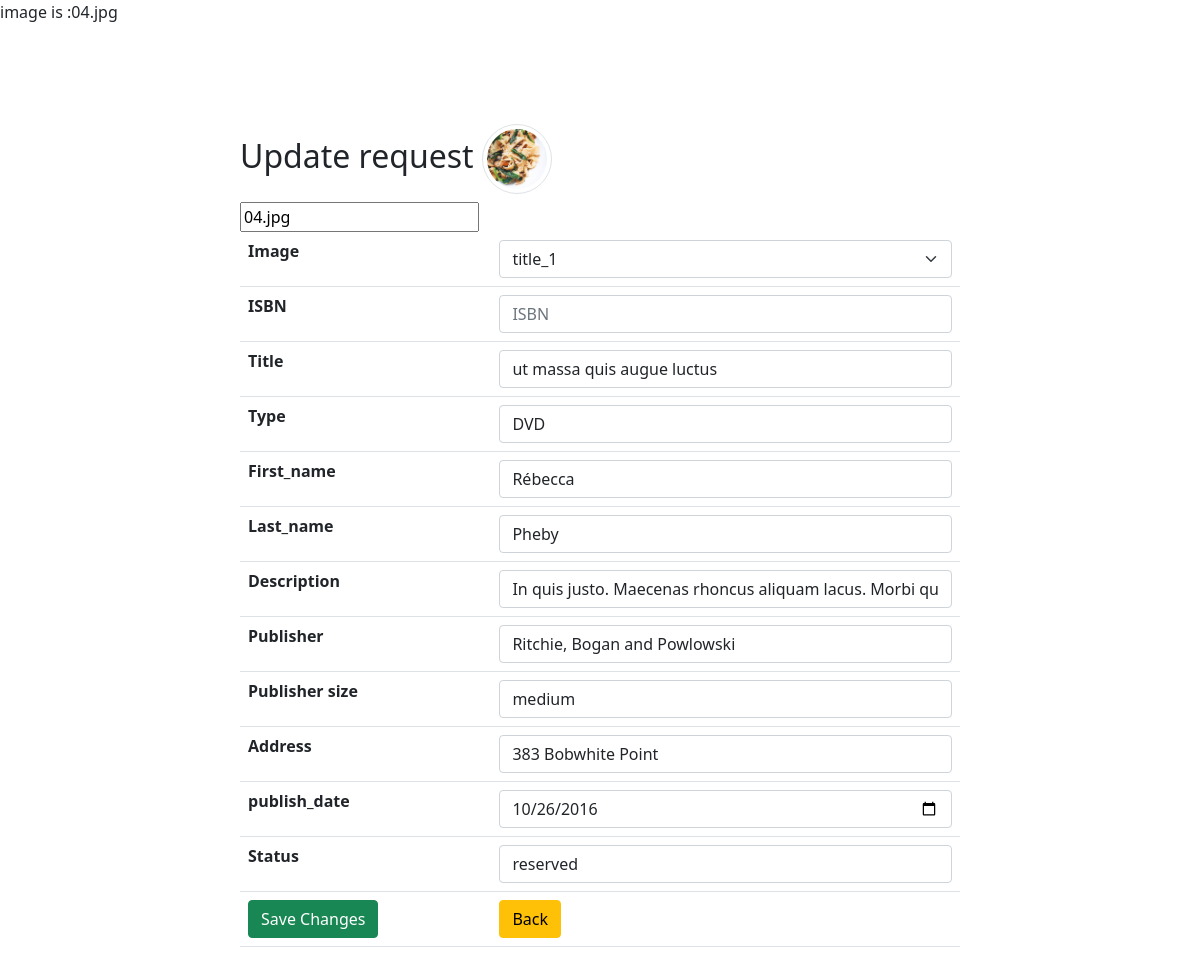
Before: /update.php?id=4 with the older database file.
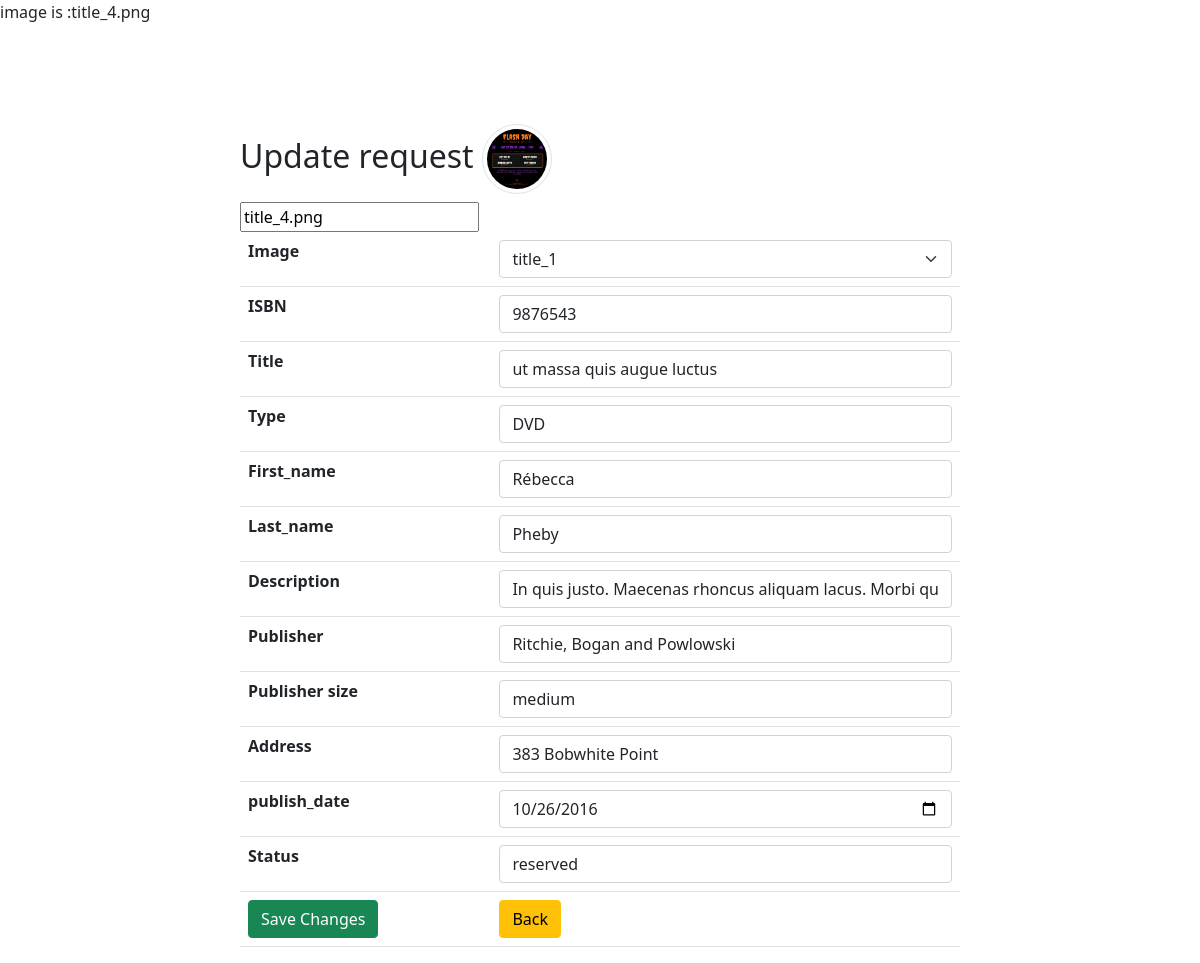
After: the same page with the newer database file.
### tables this page shows
CREATE TABLE `library_table` (
  `id` int(11) NOT NULL,
  `title` text NOT NULL,
  `image` varchar(255) DEFAULT NULL,
  `first_name` varchar(50) NOT NULL,
  `last_name` varchar(50) NOT NULL,
  `ISBN` varchar(50) NOT NULL,
  `description` text DEFAULT NULL,
  `publish_date` date NOT NULL,
  `publisher_name` varchar(50) NOT NULL,
  `type` varchar(4) DEFAULT NULL,
  `publisher_address` varchar(50) DEFAULT NULL,
  `publisher_size` varchar(6) DEFAULT NULL,
  `status` varchar(9) NOT NULL
);

### update.php (the view, shortened to what this page needs)
<?php
require_once 'actions/db_connect.php';
if ($_GET['id']) {
    $id = $_GET['id'];
    $sql = "SELECT * FROM library_table WHERE id = {$id}";
    $result = $connect->query($sql);
    if ($result->num_rows == 1) {
        $data = $result->fetch_assoc();
        $image = $data['image'];
        echo "image is :".$image;
        $title = $data['title'];
        $ISBN = $data['ISBN'];
        $type = $data['type'];
        $first_name = $data['first_name'];
        $last_name = $data['last_name'];
        $description = $data['description'];
        $publish_date = $data['publish_date'];
        $publisher_name = $data['publisher_name'];
        $publisher_size = $data['publisher_size'];
        $publisher_address = $data['publisher_address'];
        $status = $data['status'];
    } else {
        header("location: error.php");
    }
} else {
    header("location: error.php");
}
?>
<!DOCTYPE html>
<html>
    <head>
        <?php require_once 'components/boot.php'?>
    </head>
    <body>
        <fieldset>
            <legend class='h2'>Update request <img class='img-thumbnail rounded-circle' src='image_collection/<?php echo
            $image ?>' alt="<?php echo $title ?>"></legend>
            <form action="actions/a_update.php"  method="post" enctype="multipart/form-data">
                <table class="table">
                    <tr>
                        <th>Image</th>
                        <td>
                        <select class="form-select" aria-label="Default select example" name="image" >
                            <option value="title_1.jpg">title_1</option>
                        </select>
                        </td>
                    </tr>
                    <tr>
                        <th>ISBN</th>
                        <td><input class="form-control" type="number"  name="ISBN" placeholder ="ISBN" value="<?php echo $ISBN ?>"  /></td>
                    </tr>
                    <tr>
                        <th>Title</th>
                        <td><input class="form-control" type="text"  name="title" placeholder ="title" value="<?php echo $title ?>"  /></td>
                    </tr>
                    <tr>
                        <th>Type</th>
                        <td><input class="form-control" type="text"  name="type" placeholder ="type" value="<?php echo $type ?>"  /></td>
                    </tr>
                    <tr>
                        <th>First_name</th>
                        <td><input class="form-control" type= "text" name="first_name" step="any"  placeholder="first_name" value ="<?php echo $first_name ?>" /></td>
                    </tr>
                    <tr>
                        <th>Last_name</th>
                        <td><input class="form-control" type= "text" name="last_name" step="any"  placeholder="last_name" value ="<?php echo $last_name ?>" /></td>
                    </tr>
                    <tr>
                        <th>Description</th>
                        <td><input class="form-control" type="text" name= "description" step="any"  placeholder="description" value ="<?php echo $description ?>"/></td>
                    </tr>
                    <tr>
                        <th>Publisher</th>
                        <td><input class="form-control" type="text" name= "publisher_name" step="any"  placeholder="publisher" value ="<?php echo $publisher_name ?>" /></td>
                    </tr>
                    <tr>
                        <th>Publisher size</th>
                        <td><input class="form-control" type="text" name= "publisher_size" step="any"  placeholder="publisher_size" value ="<?php echo $publisher_size ?>"/></td>
                    </tr>
                    <tr>
                        <th>Address</th>
                        <td><input class="form-control" type="text" name= "publisher_address" step="any"  placeholder="publisher_address" value ="<?php echo $publisher_address ?>" /></td>
                    </tr>
                    <tr>
                        <th>publish_date</th>
                        <td><input class="form-control" type="date" name= "publish_date"step="any"  placeholder="publish_date" value ="<?php echo $publish_date ?>" /></td>
                    </tr>
                    <tr>
                        <th>Status</th>
                        <td><input class="form-control" type="text" name= "status" step="any"  placeholder="status" value ="<?php echo $status ?>" /></td>
                    </tr>
                    <tr>
                        <input  name= "image" value= "<?php echo $data['image'] ?>" />
                        <td><button class="btn btn-success" type= "submit">Save Changes</button></td>
                        <td><a href= "index.php"><button class="btn btn-warning" type="button">Back</button></a></td>
                    </tr>
                </table>
            </form>
        </fieldset>
    </body>
</html>

Changed rows visible on the page:
changed library_table "ut massa quis augue luctus": image "04.jpg" → "title_4.png"; image: a different picture; ISBN (not shown) → "9876543"
